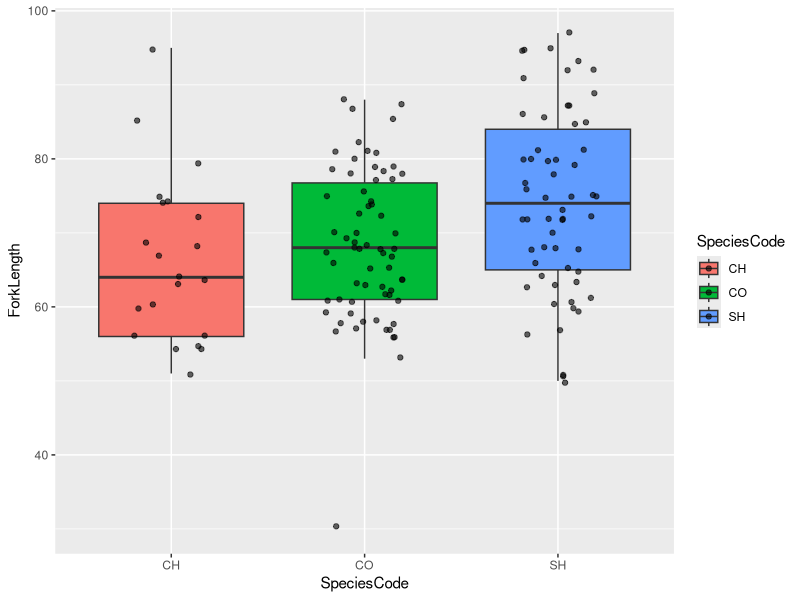
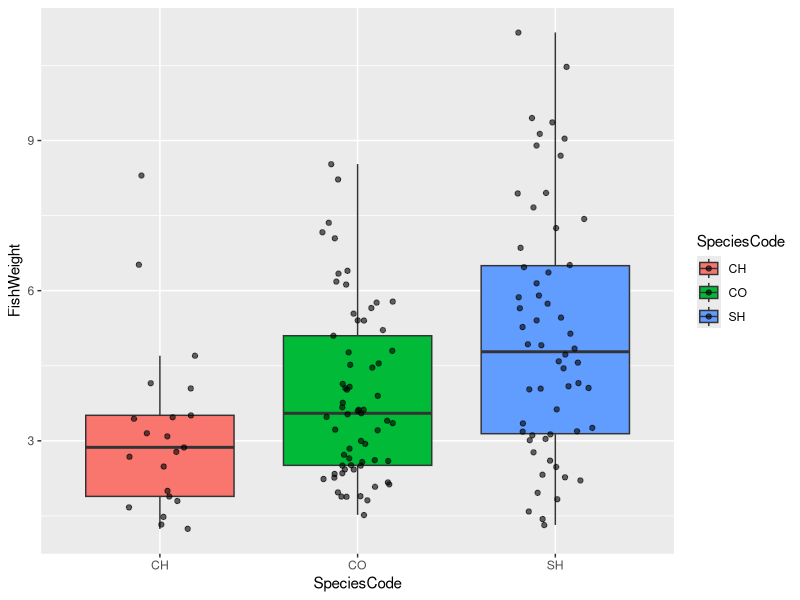
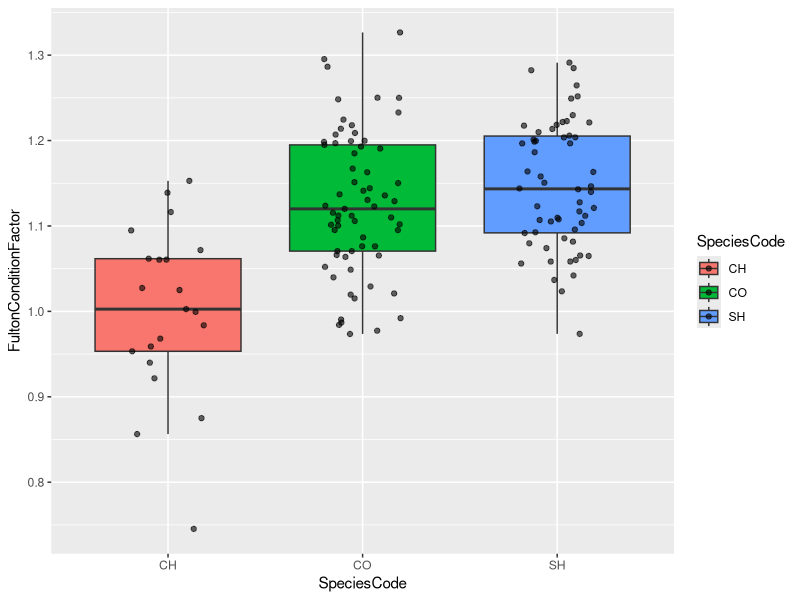
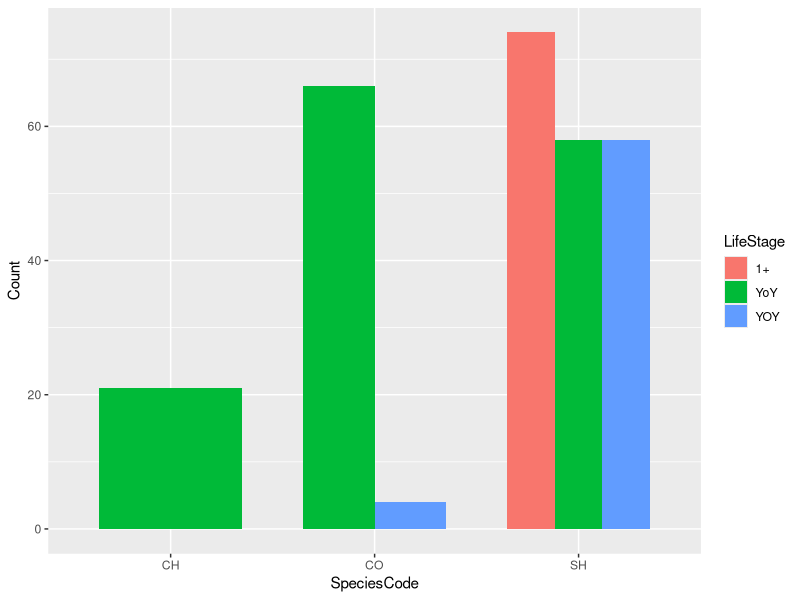
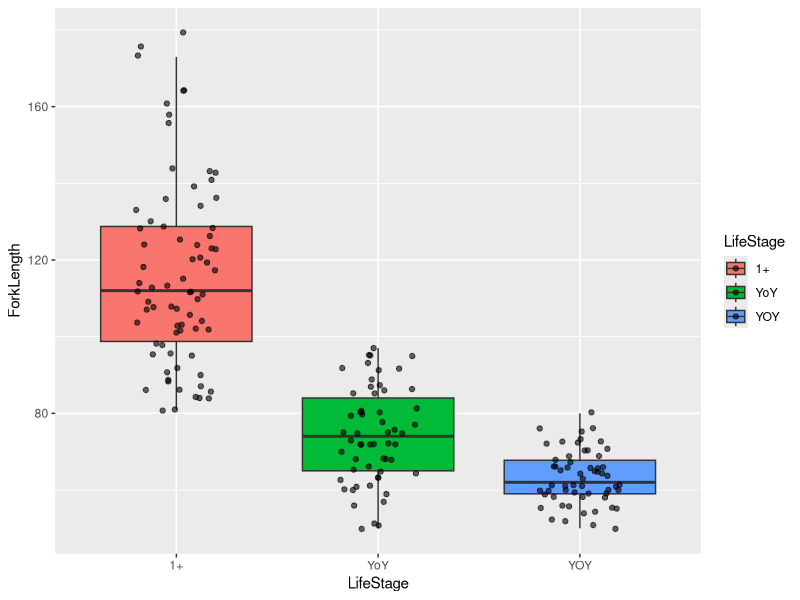
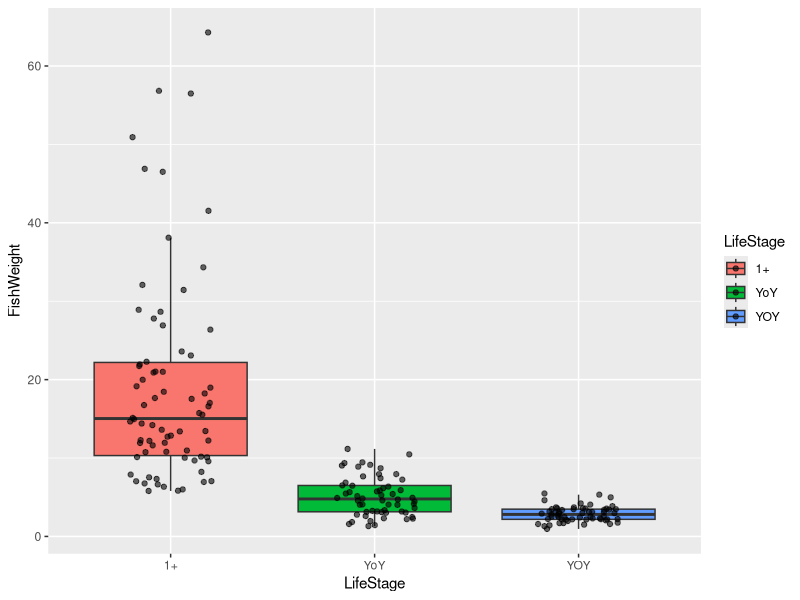
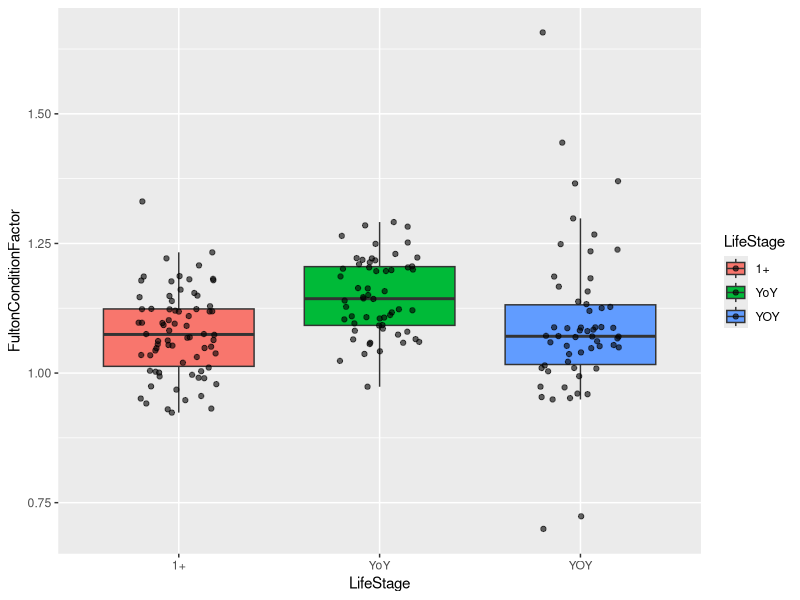
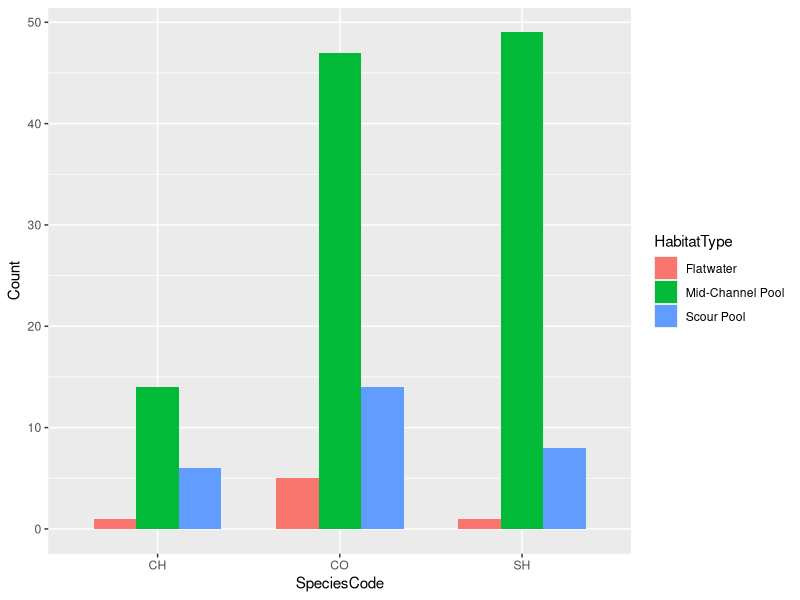

Reproduce these figures in R, in order. (Note: this script raises an error after producing the figures.)
# exploratory data analysis of original diet data
# notes:
  # morphometrics - CH fulton condition factor < CO, SH
  # environment - not too much difference in habitat type based on species or life stage
  # nmds - unsuccessful at parsing differences

# Libraries ---------------------------------------------------------------

library(tidyverse)
library(readxl)
library(vegan)
library(ggrepel)

# Calling files -----------------------------------------------------------

diet_data_original <- read.csv("Data/Created_Data/Diet_Data_Original.csv")

# Raw plotting ----------------------------------------------------------------

### morphometrics comparisons

# forklength comparison
ggplot(diet_data_original %>%
         filter(LifeStage %in% c("YoY")),
       aes(x = SpeciesCode, y = ForkLength, fill = SpeciesCode)) +
  geom_boxplot(outlier.shape = NA) +
  geom_jitter(width = 0.2, alpha = 0.6, color = "black")

# fish weight comparison
ggplot(diet_data_original %>%
         filter(LifeStage %in% c("YoY")),
       aes(x= SpeciesCode, y= FishWeight, fill= SpeciesCode))+
  geom_boxplot(outlier.shape = NA) +
  geom_jitter(width = 0.2, alpha = 0.6, color = "black")

# fulton condition factor comparison
ggplot(diet_data_original %>%
         filter(LifeStage %in% c("YoY")),
       aes(x= SpeciesCode, y= FultonConditionFactor, fill= SpeciesCode))+
  geom_boxplot(outlier.shape = NA) +
  geom_jitter(width = 0.2, alpha = 0.6, color = "black")

# life stage comparison
ggplot(diet_data_original %>%
         filter(LifeStage != "NA") %>%
         group_by(SpeciesCode, LifeStage) %>%
         summarize(Count = n()), 
       aes(x = SpeciesCode, y = Count, fill = LifeStage))+
  geom_col(position = "dodge", width = 0.7)

## within SH species comparison

# SH life stage comparison
ggplot(diet_data_original %>%
         filter(SpeciesCode == "SH"), 
       aes(x = LifeStage, y = ForkLength, fill = LifeStage))+
  geom_boxplot(outlier.shape = NA) +
  geom_jitter(width = 0.2, alpha = 0.6, color = "black")

# SH fish weight comparison
ggplot(diet_data_original %>%
         filter(SpeciesCode == "SH"), 
       aes(x = LifeStage, y = FishWeight, fill = LifeStage))+
  geom_boxplot(outlier.shape = NA) +
  geom_jitter(width = 0.2, alpha = 0.6, color = "black")

# SH fulton condition factor comparison
ggplot(diet_data_original %>%
         filter(SpeciesCode == "SH"), 
       aes(x = LifeStage, y = FultonConditionFactor, fill = LifeStage))+
  geom_boxplot(outlier.shape = NA) +
  geom_jitter(width = 0.2, alpha = 0.6, color = "black")

### environmental characteristics

# habitat type comparison 
ggplot(diet_data_original %>%
         filter(LifeStage %in% c("YoY")) %>%
         group_by(SpeciesCode, HabitatType) %>%
         summarize(Count = n()), 
       aes(x = SpeciesCode, y = Count, fill = HabitatType))+
  geom_col(position = "dodge", width = 0.7)

# SH habitat type comparison

ggplot(diet_data_original %>%
         filter(SpeciesCode == "SH") %>%
         group_by(LifeStage, HabitatType) %>%
         summarize(Count = n()), 
       aes(x = LifeStage, y = Count, fill = HabitatType)) + 
  geom_col(position = "dodge", width = 0.7)

# nmds --------------------------------------------------------------------

set.seed(451)
NMDS2 <- metaMDS(as.matrix(diet_data_original[,20:36] %>%
                             filter(rowSums(.) != 0)), 
                 distance= "bray", k=2, try=20)
stressplot(NMDS2)
NMDS_point <- as_tibble(NMDS2$points)
NMDS_full <- cbind(diet_data_original[,1:19], NMDS_point)
Prey_points <- NMDS2$species %>% as.data.frame() %>%
  rownames_to_column(var = 'Prey')
#makes the plot 
ggplot() +
  geom_jitter(data = NMDS_full, 
              aes(x= MDS1, y= MDS2, color= SpeciesCode, fill= SpeciesCode),
              size= 3, width = 0.3, height = 0.3)+
  stat_ellipse(data = NMDS_full, 
               aes(x= MDS1, y= MDS2, color= SpeciesCode, fill= SpeciesCode),
               geom= "polygon",
               level= 0.8, alpha= 0.3)+
  geom_text_repel(data = Prey_points,
                  aes(x= MDS1, y= MDS2, label= Prey), 
                  color ="black", family= "Helvetica")+
  labs(title = "")+
  theme_bw()
